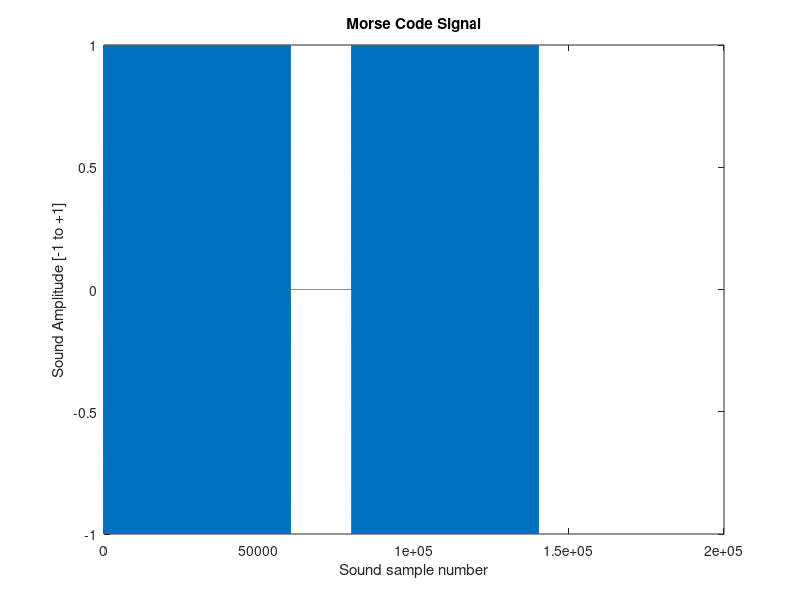

The MATLAB script that drew this image:
% LabG_morse_in_Matlab_on_computer_v2.m 
  
clear all; close all 
  
% ----------------- Define a Message in Morse ------------------------- 
% define values here: https://en.wikipedia.org/wiki/Morse_code#Transmission 

% 1 element in the array represents a "dit" or an intra-character "gap" 
% Short gap is 3 elements in array defined as zero: between letters 
% Long gap is 6 elements in the array as zero: between words. 
% 
% Only simple characters can be defined in a 14-element wide array. 
% to describe longer letters, like 'Y' or number 9, add more columns. 
% 
%   ------------------ Position in Array ---------------------------- 
%   1   2   3   4   5   6   7   8   9   10  11  12  13  14 
morse_message = ...                 % ... means "keep reading to next line 
 [  1   1   1   0   1   1   1   NaN NaN NaN NaN NaN NaN NaN]; % row 1: "M" 
% -------------------------- end of Array -------------------------------- 
  
duration = 0.5;                   % length of time for a signal [sec] 
sample_freq = 40000;             % default sample freq. in Hz [8192] 
x = 0:(1/sample_freq):duration; % time at which signal changes prop. to sample freq. 
freq = 1000;                    % [hz] 
y=sin(2*pi*(x*freq));           % y values (sound amp) 
  
% Assign y to a more obvious name for beeps and silence. 
beep = y; 
silent = 0*beep;    % make all values 0 for a length of time. 
  
% count the number of letters in the array 
total_letters = size(morse_message,1); 
width_array = size(morse_message,2); 
  
total_sound = 0; 
  
for current_letter = 1:1:total_letters 
    
    array_column = 1; 
    % Iterate through each row.  Stop when NaN is hit or index exceed width 
    % of array 
  
    while (array_column <= width_array) 
         
        % Append a sinusoid for a short duration if 1 
        if(morse_message(current_letter,array_column) == 1) 
            % add one length of sound 
            total_sound = [total_sound beep]; 
        % Append no sound for a short duration if 0 
        elseif(morse_message(current_letter,array_column) == 0) 
            % add one length of silence 
            total_sound = [total_sound silent];       
        else 
            % do nothing.  Don't append anything 
        end 
         
        % go to the next sound in the letter 
        array_column = array_column + 1; 
    end 
     
end 
  
% Plot the signal 
plot(total_sound); 
title('Morse Code Signal'); 
ylabel('Sound Amplitude [-1 to +1]'); 
xlabel('Sound sample number'); 
  
% Play the signal. 
sound(total_sound,sample_freq);